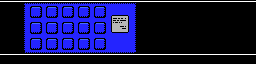

This is a level from a 2D game, rendered from its Tiled map with the project's own tilesets. A one-line summary and the complete map file follow:
An orthogonal 32x8 tile map with 8x8 px tiles, 1 tile layer (Tile Layer 1).

<map version="1.0" orientation="orthogonal" renderorder="right-down" width="32" height="8" tilewidth="8" tileheight="8" nextobjectid="14">
 <tileset firstgid="1" name="tiles" tilewidth="8" tileheight="8" tilecount="256" columns="16">
  <image source="boss9-panel-tiles.png" width="128" height="128" />
 </tileset>
 <layer name="Tile Layer 1" width="32" height="8">
  <data encoding="csv">
2,2,2,4,5,6,5,6,5,6,5,6,5,7,8,8,9,2,2,2,2,2,2,2,2,2,2,2,2,2,2,2,
118,118,118,10,11,12,11,12,11,12,11,12,11,13,14,14,15,146,149,148,65,66,67,68,69,70,71,72,73,74,75,76,
118,118,118,16,17,18,17,18,17,18,17,18,17,19,20,21,22,1,166,1,81,82,83,84,85,86,87,88,89,90,91,92,
147,147,147,10,11,12,11,12,11,12,11,12,11,23,24,25,26,1,1,1,97,98,99,100,101,102,103,104,105,106,107,108,
118,118,118,16,17,18,17,18,17,18,17,18,17,32,27,27,15,1,1,1,1,1,1,1,1,1,1,102,103,1,1,1,
118,118,118,10,11,12,11,12,11,12,11,12,11,13,11,11,15,1,1,1,1,1,1,1,1,1,117,119,120,121,1,1,
3,3,3,28,29,30,29,30,29,30,29,30,29,31,33,33,34,3,3,3,3,3,3,3,3,3,3,3,3,3,3,3,
1,1,1,1,1,1,1,1,1,1,1,1,1,1,1,1,1,1,1,1,1,1,1,1,1,1,1,1,1,1,1,1
</data>
 </layer>
 <objectgroup name="objects" />
</map>
